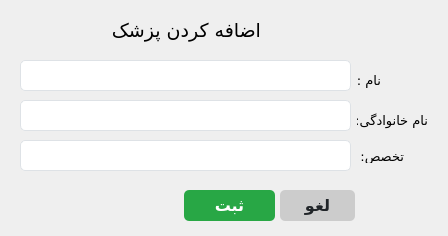
<?xml version="1.0" encoding="UTF-8"?>
<ui version="4.0">
 <class>addEditDoctor_form</class>
 <widget class="QWidget" name="addEditDoctor_form">
  <property name="enabled">
   <bool>true</bool>
  </property>
  <property name="geometry">
   <rect>
    <x>0</x>
    <y>0</y>
    <width>448</width>
    <height>236</height>
   </rect>
  </property>
  <property name="minimumSize">
   <size>
    <width>448</width>
    <height>236</height>
   </size>
  </property>
  <property name="maximumSize">
   <size>
    <width>448</width>
    <height>236</height>
   </size>
  </property>
  <property name="windowTitle">
   <string>اضافه کردن پزشک</string>
  </property>
  <widget class="QPushButton" name="cancel_btn">
   <property name="geometry">
    <rect>
     <x>280</x>
     <y>190</y>
     <width>75</width>
     <height>31</height>
    </rect>
   </property>
   <property name="font">
    <font>
     <family>Vazirmatn,sans-serif</family>
     <pointsize>-1</pointsize>
     <weight>75</weight>
     <bold>true</bold>
     <underline>false</underline>
     <strikeout>false</strikeout>
    </font>
   </property>
   <property name="focusPolicy">
    <enum>Qt::StrongFocus</enum>
   </property>
   <property name="styleSheet">
    <string notr="true">QPushButton {
    background-color: #cccccc; /* Light grey */
    color: #212529; /* Dark text */
    border: none;
    border-radius: 5px; /* Rounded corners */
    font-size: 16px; /* Font size */
    font-weight: bold; /* Bold text */
    text-align: center;
    text-decoration: none;
    font-family: 'Vazirmatn', sans-serif; /* Font family */
}

QPushButton:hover {
    background-color: #b3b3b3; /* Darker grey on hover */
}

QPushButton:pressed {
    background-color: #999999; /* Even darker grey on press */
}
</string>
   </property>
   <property name="text">
    <string>لغو</string>
   </property>
   <property name="checkable">
    <bool>false</bool>
   </property>
  </widget>
  <widget class="QLabel" name="label_6">
   <property name="geometry">
    <rect>
     <x>357</x>
     <y>110</y>
     <width>71</width>
     <height>20</height>
    </rect>
   </property>
   <property name="font">
    <font>
     <family>Vazirmatn Black</family>
     <pointsize>10</pointsize>
    </font>
   </property>
   <property name="text">
    <string>نام خانوادگی: </string>
   </property>
  </widget>
  <widget class="QLabel" name="label_5">
   <property name="geometry">
    <rect>
     <x>320</x>
     <y>70</y>
     <width>61</width>
     <height>20</height>
    </rect>
   </property>
   <property name="font">
    <font>
     <family>Vazirmatn Black</family>
     <pointsize>10</pointsize>
    </font>
   </property>
   <property name="text">
    <string>نام : </string>
   </property>
  </widget>
  <widget class="QLineEdit" name="firstName_txtbox">
   <property name="geometry">
    <rect>
     <x>20</x>
     <y>60</y>
     <width>331</width>
     <height>31</height>
    </rect>
   </property>
   <property name="font">
    <font>
     <family>Vazirmatn,sans-serif</family>
     <pointsize>-1</pointsize>
    </font>
   </property>
   <property name="layoutDirection">
    <enum>Qt::RightToLeft</enum>
   </property>
   <property name="styleSheet">
    <string notr="true">/* Basic LineEdit styling */
QLineEdit {
    background-color: #ffffff; /* White background */
    border: 1px solid #dee2e6; /* Light grey border */
    border-radius: 5px; /* Rounded corners */
    font-family: 'Vazirmatn', sans-serif; /* Font family */
    font-size: 16px; /* Font size */
    color: #343a40; /* Dark grey text color */
    outline: none; /* Remove default outline */
}

/* Hover effect */
QLineEdit:hover {
    border: 1px solid #007bff; /* Blue border on hover */
}

/* Focus effect */
QLineEdit:focus {
    border: 1px solid #007bff; /* Blue border on focus */
}

/* Disabled state */
QLineEdit:disabled {
    background-color: #e9ecef; /* Light grey background when disabled */
    color: #6c757d; /* Grey text color when disabled */
}

</string>
   </property>
   <property name="locale">
    <locale language="Persian" country="Iran"/>
   </property>
  </widget>
  <widget class="QLabel" name="label_8">
   <property name="geometry">
    <rect>
     <x>357</x>
     <y>150</y>
     <width>47</width>
     <height>13</height>
    </rect>
   </property>
   <property name="font">
    <font>
     <family>Vazirmatn Black</family>
     <pointsize>10</pointsize>
    </font>
   </property>
   <property name="text">
    <string>تخصص:</string>
   </property>
  </widget>
  <widget class="QLineEdit" name="lastName_txtbox">
   <property name="geometry">
    <rect>
     <x>20</x>
     <y>100</y>
     <width>331</width>
     <height>31</height>
    </rect>
   </property>
   <property name="font">
    <font>
     <family>Vazirmatn,sans-serif</family>
     <pointsize>-1</pointsize>
    </font>
   </property>
   <property name="layoutDirection">
    <enum>Qt::RightToLeft</enum>
   </property>
   <property name="styleSheet">
    <string notr="true">/* Basic LineEdit styling */
QLineEdit {
    background-color: #ffffff; /* White background */
    border: 1px solid #dee2e6; /* Light grey border */
    border-radius: 5px; /* Rounded corners */
    font-family: 'Vazirmatn', sans-serif; /* Font family */
    font-size: 16px; /* Font size */
    color: #343a40; /* Dark grey text color */
    outline: none; /* Remove default outline */
}

/* Hover effect */
QLineEdit:hover {
    border: 1px solid #007bff; /* Blue border on hover */
}

/* Focus effect */
QLineEdit:focus {
    border: 1px solid #007bff; /* Blue border on focus */
}

/* Disabled state */
QLineEdit:disabled {
    background-color: #e9ecef; /* Light grey background when disabled */
    color: #6c757d; /* Grey text color when disabled */
}

</string>
   </property>
   <property name="locale">
    <locale language="Persian" country="Iran"/>
   </property>
  </widget>
  <widget class="QPushButton" name="save_btn">
   <property name="geometry">
    <rect>
     <x>184</x>
     <y>190</y>
     <width>91</width>
     <height>31</height>
    </rect>
   </property>
   <property name="font">
    <font>
     <family>Vazirmatn,sans-serif</family>
     <pointsize>-1</pointsize>
     <weight>75</weight>
     <bold>true</bold>
     <underline>false</underline>
     <strikeout>false</strikeout>
    </font>
   </property>
   <property name="styleSheet">
    <string notr="true">QPushButton {
    background-color: #28a745; /* Bootstrap success green */
    color: white; /* White text */
    border: none;
    border-radius: 5px; /* Rounded corners */
    font-size: 16px; /* Font size */
    font-weight: bold; /* Bold text */
    text-align: center;
    text-decoration: none;
    font-family: 'Vazirmatn', sans-serif; /* Font family */
}

QPushButton:hover {
    background-color: #218838; /* Darker green on hover */
}

QPushButton:pressed {
    background-color: #1e7e34; /* Even darker green on press */
}
</string>
   </property>
   <property name="text">
    <string>ثبت</string>
   </property>
  </widget>
  <widget class="QLabel" name="label_4">
   <property name="geometry">
    <rect>
     <x>110</x>
     <y>10</y>
     <width>151</width>
     <height>41</height>
    </rect>
   </property>
   <property name="font">
    <font>
     <family>B Titr</family>
     <pointsize>14</pointsize>
    </font>
   </property>
   <property name="text">
    <string>اضافه کردن پزشک</string>
   </property>
  </widget>
  <widget class="QLineEdit" name="specialization_txtbox">
   <property name="geometry">
    <rect>
     <x>20</x>
     <y>140</y>
     <width>331</width>
     <height>31</height>
    </rect>
   </property>
   <property name="font">
    <font>
     <family>Vazirmatn,sans-serif</family>
     <pointsize>-1</pointsize>
    </font>
   </property>
   <property name="layoutDirection">
    <enum>Qt::RightToLeft</enum>
   </property>
   <property name="styleSheet">
    <string notr="true">/* Basic LineEdit styling */
QLineEdit {
    background-color: #ffffff; /* White background */
    border: 1px solid #dee2e6; /* Light grey border */
    border-radius: 5px; /* Rounded corners */
    font-family: 'Vazirmatn', sans-serif; /* Font family */
    font-size: 16px; /* Font size */
    color: #343a40; /* Dark grey text color */
    outline: none; /* Remove default outline */
}

/* Hover effect */
QLineEdit:hover {
    border: 1px solid #007bff; /* Blue border on hover */
}

/* Focus effect */
QLineEdit:focus {
    border: 1px solid #007bff; /* Blue border on focus */
}

/* Disabled state */
QLineEdit:disabled {
    background-color: #e9ecef; /* Light grey background when disabled */
    color: #6c757d; /* Grey text color when disabled */
}

</string>
   </property>
   <property name="locale">
    <locale language="Persian" country="Iran"/>
   </property>
  </widget>
 </widget>
 <resources/>
 <connections/>
</ui>
